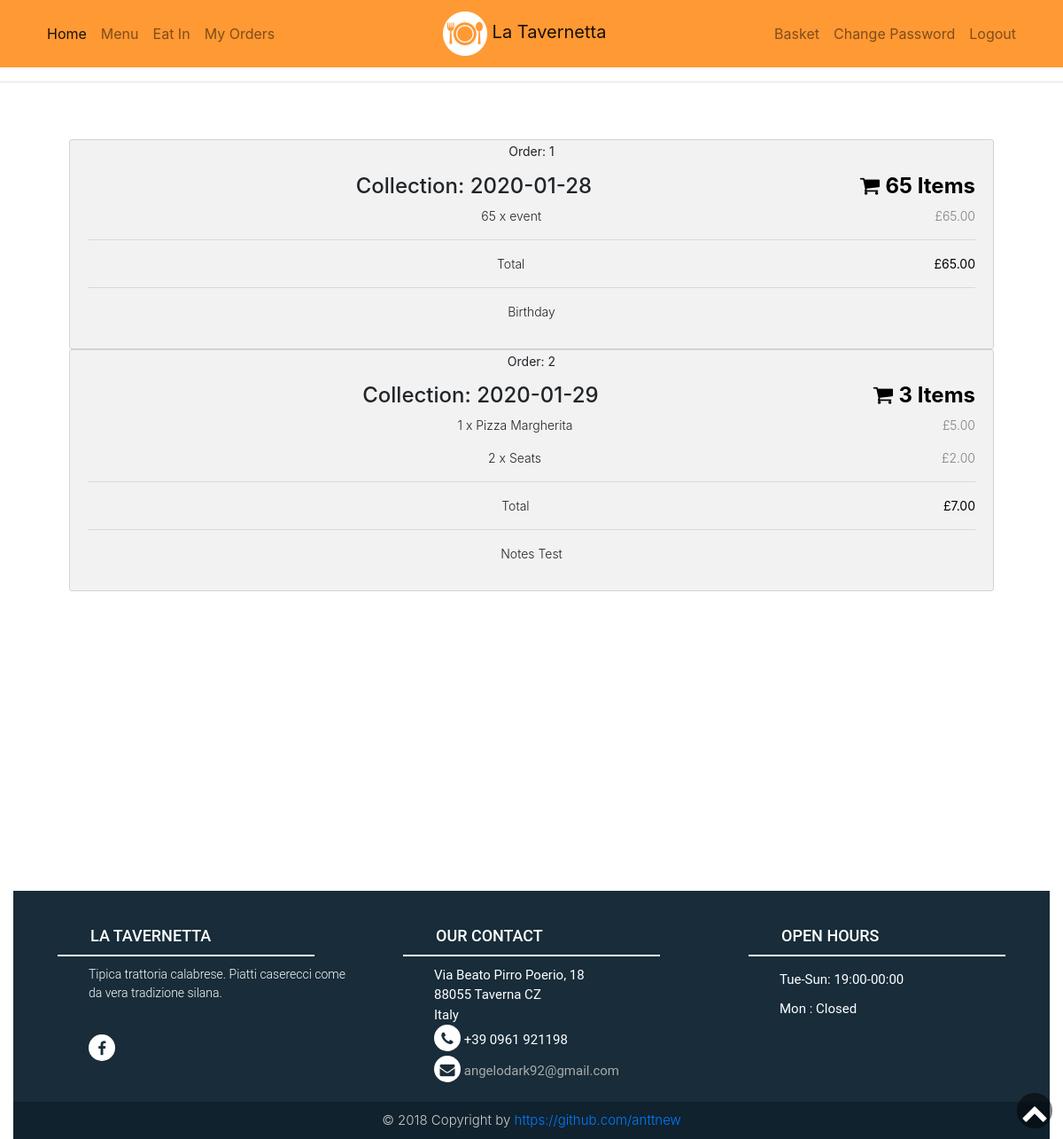
The page /orders/ (signed in) on the database its author committed.
### tables this page shows
CREATE TABLE 'orders' ('id' integer PRIMARY KEY NOT NULL, 'item_id' integer NOT NULL, 'user_id' integer NOT NULL, 'coll_day' date NOT NULL, 'total_price' numeric NOT NULL, 'item_name'  text NOT NULL  , 'number'  INTEGER NOT NULL  );

CREATE TABLE 'notes' ('id' integer PRIMARY KEY NOT NULL, 'user_id' integer NOT NULL, 'coll_day' date NOT NULL, 'notes' text);

### app.py (the view)
@app.route("/orders/", methods=["GET", "POST"])
@login_required
def orders():
    if session.get("user_id"):
        day = db.execute("SELECT SUM (number) as number, coll_day, SUM (total_price) as totalp_day, user_id FROM orders WHERE user_id = :userid GROUP BY coll_day ORDER BY coll_day", userid=session.get("user_id"))
        items = db.execute("SELECT SUM(number) as number, item_name, SUM(total_price) as total_price, coll_day FROM orders WHERE user_id = :userid GROUP BY item_id, coll_day ORDER BY item_id", userid=session.get("user_id"))
        notes = db.execute("SELECT notes, coll_day, user_id FROM notes WHERE user_id=:userid", userid=session.get("user_id"))
        if not day:
            flash("You have no orders to show!")
        return render_template("orders.html", day=day, items=items, notes=notes)
    else:
        flash("Can't see that page if you are not logged in!")
        return redirect(url_for("login"))

### app.py (called while the page is built)
def pound(value):
    return f"£{value:,.2f}"

def login_required(f):
    @wraps(f)
    def decorated_function(*args, **kwargs):
        if session.get("user_id") is None:
            return redirect(url_for("login"))
        return f(*args, **kwargs)
    return decorated_function

### templates/orders.html (shortened to what this page needs)
{% extends "layout.html" %}
{% block main %}
<div id="basket">
    <div class="row height">
            <div class="col-25">
                {% for days in day %}
                <div class="container">
                    <h4><p><strong>Order: {{loop.index}}</strong></p>Collection: {{days.coll_day}}
                    <span class="price" style="color:black">
                    <i class="fa fa-shopping-cart"></i>
                    <b>{{days.number}} Items</b>
                    </span>
                    </h4>
                    {% for item in items%}
                        {% if item.coll_day == days.coll_day %}
                        <p>{{item.number}} x {{item.item_name}} <span class="price">{{item.total_price | pound}}</span></p>
                        {% endif %}
                    {% endfor %}
                    <hr>
                    <p>Total <span class="price" style="color:black"><b>{{days.totalp_day | pound}}</b></span></p>
                    <hr>
                    {% for note in notes %}
                        {% if note.coll_day == days.coll_day and note.user_id == days.user_id %}
                        <p>{{note.notes}}</p>
                        {% endif %}
                    {% endfor %}
                </div>
                {% endfor %}
        </div>
    </div>
</div>
{% endblock %}

### static/styles.css (style rules this page uses)
.height { height: 100vh; }
body { font-family: 'Montserrat', sans-serif; color: #333; line-height: 1.6; }
p { font-weight: 300; font-size: 14px; }
#basket .row { display: -ms-flexbox; display: flex; -ms-flex-wrap: wrap; flex-wrap: wrap; margin: 0 -16px; }
#basket .col-25 { -ms-flex: 25%; flex: 25%; }
#basket .col-25, #basket .col-50, #basket .col-75 { padding: 0 16px; }
#basket .container { background-color: #f2f2f2; padding: 5px 20px 15px 20px; border: 1px solid lightgrey; border-radius: 3px; }
#basket span.price { float: right; color: grey; }

### rows shown on the page
orders: number "65", item_name "event", total_price|pound "£65.00"
notes: notes "Birthday"
orders: number "1", item_name "Pizza Margherita", total_price|pound "£5.00"
orders: number "2", item_name "Seats", total_price|pound "£2.00"
notes: notes "Notes Test"

### other values the page prints
{{ days.coll_day }} "2020-01-28" "2020-01-29"
{{ days.number }} "65" "3"
{{ days.totalp_day | pound }} "£65.00" "£7.00"
